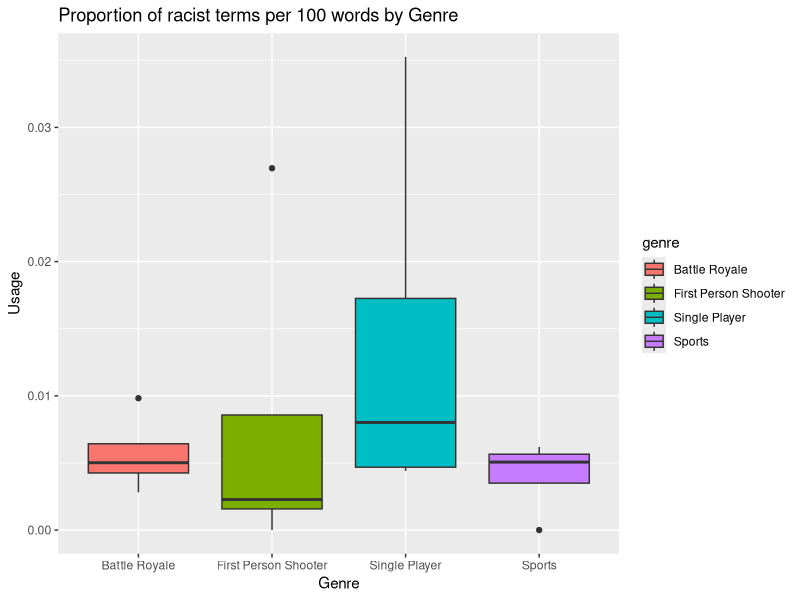
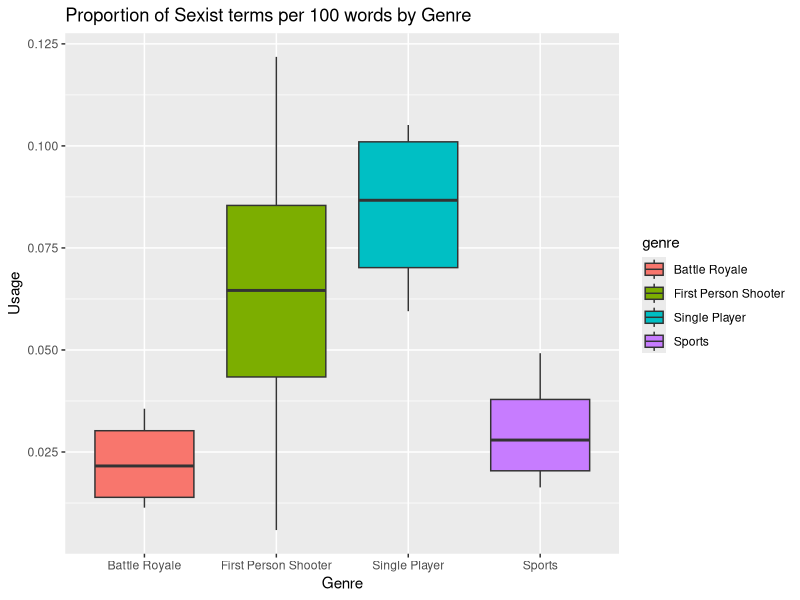
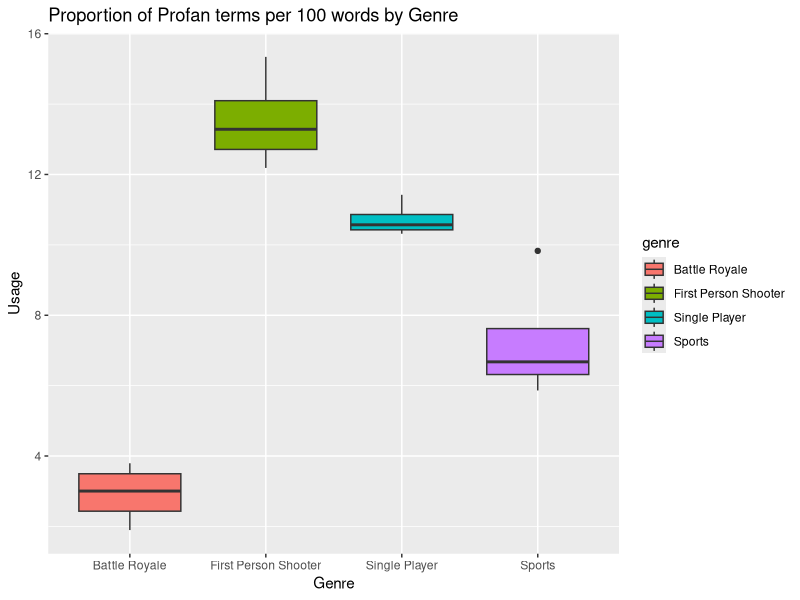

Reproduce these figures in R, in order.

#Clears all current Variables
rm(list=ls())

#Library for graphs
library(ggplot2)  # Already loaded if we loaded the tidyverse

#Titles of games analyzed 
title <- c('Assassins Creed 3','GTA 5','Fallout 4',
          'Skyrim', 'Doom', 'Far Cry 3',
          'Destiny 2', 'Titanfall', 'NHL 15', 'Madden 19',
          'FIFA 15', 'Rocket League', 'Firestorm', 'Blackout',
          'Apex Legends', 'Fortnite')

#Genre of the games
genre <- c('Single Player', 'Single Player', 'Single Player',
           'Single Player', 'First Person Shooter', 'First Person Shooter',
            'First Person Shooter', 'First Person Shooter', 'Sports', 'Sports'
           , 'Sports', 'Sports', 'Battle Royale', 'Battle Royale', 'Battle Royale',
           'Battle Royale')

#Proportion per 100 words of sexist remarks
proportion_sexist <- c((320/434015)*100, (292/293109)*100, (351/589882)*100,
                       (506/481379)*100, (24/409016)*100, (244/200311)*100,
                       (160/286274)*100, (209/285206)*100, (11/32259)*100, 
                       (7/42898)*100, (45/91451)*100,(5/22990)*100,
                       (9/61083)*100, (15/132100)*100, (38/106763)*100,
                       (54/190001)*100)

#Proportion per 100 words of racist remarks
proportion_racist <- c((153/434015)*100, (33/293109)*100, (26/589882)*100,
                       (23/481379)*100, (0/40901)*100, (54/200311)*100,
                       (7/286274)*100, (6/285206)*100, (2/32259)*100,
                       (2/42898)*100, (5/91451)*100, (0/22990)*100,
                       (6/61083)*100, (7/132100)*100,(3/106763)*100,
                       (9/190001)*100)

#Proportion of profanity per 100 comments
proportion_profan <- c((2669/24999)*100, (1788/17333)*100, (2855/24994)*100,
                       (2616/25000)*100, (369/2697)*100, (2009/13095)*100,
                       (2158/17709)*100, (1651/12811)*100, (178/1811)*100,
                       (179/2768)*100, (437/6347)*100, (110/1876)*100,
                       (95/5011)*100, (329/9685)*100,(304/8014)*100,
                       (410/15699)*100)

#Dataframe for graph
game.data <- data.frame(title, genre, proportion_sexist, proportion_racist, proportion_profan)

str(game.data)

#Boxplot for proportion of racist words by genre
boxplot_racist <- ggplot(data = game.data, aes(x = genre, y = proportion_racist)) +
  geom_boxplot(aes(fill=genre)) +
  xlab('Genre') +
  ylab('Usage') +
  ggtitle('Proportion of racist terms per 100 words by Genre')

boxplot_racist

#Boxplot for proportion of sexist words by genre
boxplot_sexist <- ggplot(data = game.data, aes(x = genre, y = proportion_sexist)) +
  geom_boxplot(aes(fill=genre)) +
  xlab('Genre') +
  ylab('Usage') +
  ggtitle('Proportion of Sexist terms per 100 words by Genre')

boxplot_sexist

#Proportion of profanity per 100 comments
boxplot_profan <- ggplot(data = game.data, aes(x = genre, y = proportion_profan)) +
  geom_boxplot(aes(fill=genre)) +
  xlab('Genre') +
  ylab('Usage') +
  ggtitle('Proportion of Profan terms per 100 words by Genre')


boxplot_profan

# Compute the analysis of variance
res.aov_racist <- aov(proportion_racist ~ genre, data = game.data)

res.aov_sexist <- aov(proportion_sexist ~ genre, data = game.data)

res.aov_profan <- aov(proportion_profan ~ genre, data = game.data)

# Summary of the analysis
summary(res.aov_racist)
summary(res.aov_sexist)
summary(res.aov_profan)
